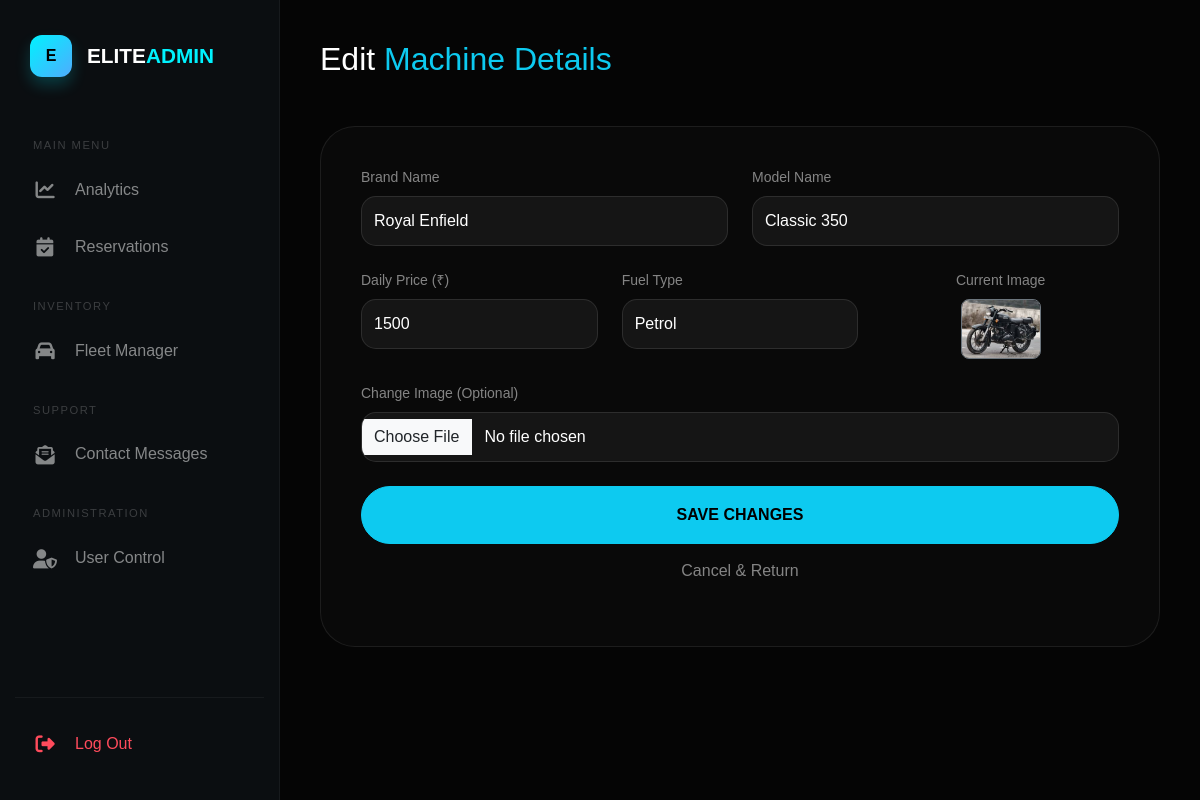
Page /admin/edit-vehicle.php?id=13 (signed in) on the committed database.
### tables this page shows
CREATE TABLE `vehicles` (
  `id` int(11) NOT NULL,
  `brand` varchar(100) DEFAULT NULL,
  `model` varchar(100) DEFAULT NULL,
  `type` varchar(50) DEFAULT NULL,
  `price_per_day` int(11) DEFAULT NULL,
  `image` varchar(255) DEFAULT NULL,
  `fuel_type` varchar(50) DEFAULT NULL,
  `transmission` varchar(50) DEFAULT NULL,
  `seats` int(11) DEFAULT NULL,
  `hp` int(11) DEFAULT NULL,
  `status` varchar(20) DEFAULT 'available'
);

### admin/edit-vehicle.php (the view, shortened to what this page needs)
<?php
require_once(__DIR__ . '/../includes/db.php');
$id = intval($_GET['id']);
$res = mysqli_query($conn, "SELECT * FROM vehicles WHERE id='$id'");
$vehicle = mysqli_fetch_assoc($res);
include(__DIR__ . '/layout/sidebar.php');
?>
<!DOCTYPE html>
<html lang="en">
<head>
    <link href="https://cdn.jsdelivr.net/npm/bootstrap@5.3.0/dist/css/bootstrap.min.css" rel="stylesheet">
    <link rel="stylesheet" href="https://cdnjs.cloudflare.com/ajax/libs/font-awesome/6.4.0/css/all.min.css">
</head>
<body>
    <div class="main-content">
        <h2 class="fw-800 mb-5">Edit <span class="text-info">Machine Details</span></h2>
        <div class="edit-card animate__animated animate__fadeIn">
            <form method="POST" enctype="multipart/form-data">
                <div class="row g-4">
                    <div class="col-md-6">
                        <label class="text-white-50 small mb-2">Brand Name</label>
                        <input type="text" name="brand" class="form-control" value="<?php echo $vehicle['brand']; ?>" required>
                    </div>
                    <div class="col-md-6">
                        <label class="text-white-50 small mb-2">Model Name</label>
                        <input type="text" name="model" class="form-control" value="<?php echo $vehicle['model']; ?>" required>
                    </div>
                    <div class="col-md-4">
                        <label class="text-white-50 small mb-2">Daily Price (₹)</label>
                        <input type="number" name="price" class="form-control" value="<?php echo $vehicle['price_per_day']; ?>" required>
                    </div>
                    <div class="col-md-4">
                        <label class="text-white-50 small mb-2">Fuel Type</label>
                        <select name="fuel" class="form-select">
                            <option value="Petrol" <?php if($vehicle['fuel_type'] == 'Petrol') echo 'selected'; ?>>Petrol</option>
                        </select>
                    </div>
                    <div class="col-md-4 text-center">
                        <p class="text-white-50 small mb-2">Current Image</p>
                        <img src="../uploads/vehicles/<?php echo $vehicle['image']; ?>" height="60" class="rounded-3 border border-secondary">
                    </div>
                    <div class="col-md-12">
                        <label class="text-white-50 small mb-2">Change Image (Optional)</label>
                        <input type="file" name="image" class="form-control">
                    </div>
                    <div class="col-md-12 mt-4">
                        <button type="submit" name="update_vehicle" class="btn btn-info w-100 rounded-pill fw-bold py-3">SAVE CHANGES</button>
                        <a href="manage-vehicles.php" class="btn btn-link w-100 text-white-50 mt-2 text-decoration-none">Cancel & Return</a>
                    </div>
                </div>
            </form>
        </div>
    </div>
</body>
</html>

### admin/layout/sidebar.php (style rules this page uses)
:root { --sidebar-width: 280px; --sidebar-collapsed-width: 85px; --accent: #00f2fe; --bg-dark: #0b0e11; --nav-hover: rgba(0, 242, 254, 0.08); --transition: all 0.4s cubic-bezier(0.4, 0, 0.2, 1); }

### admin/edit-vehicle.php (style rules this page uses)
:root { --accent: #00f2fe; }
body { background: #050505; color: #fff; font-family: 'Plus Jakarta Sans', sans-serif; }
.main-content { margin-left: 280px; padding: 40px; }
.edit-card { background: rgba(255,255,255,0.02); border: 1px solid rgba(255,255,255,0.08); border-radius: 35px; padding: 40px; }
.form-control, .form-select { background: rgba(255,255,255,0.05) !important; border: 1px solid rgba(255,255,255,0.1) !important; color: #fff !important; border-radius: 15px; padding: 12px; }

### rows in the picture
vehicles: brand "Royal Enfield", model "Classic 350", price "1500", fuel "Petrol", image (picture)
